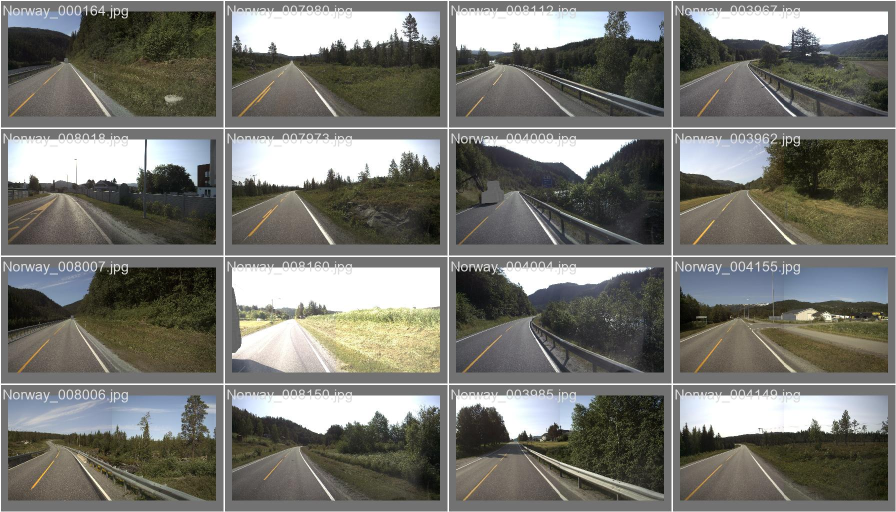
#> input picture Application Studio B coding/runs/detect/val-10/val_batch0_pred.jpg, 1792 x 1024 px (shown at 1/2 size)
$ python -i threshold.py   (imports and definitions only)
#> lines starting #> are read from the running program, lines starting #| are printed output that depends on the picture
#> further down, picture is the input picture: shape (1024, 1792, 3); mean B, G, R 112.4, 118.3, 118.4
"""Classical baseline detector: dark-blob contour detection.

Deliberately simple. It exists so the pipeline is provably end-to-end correct before any
model training happens, and so there is always a working baseline to benchmark against.
Shervin replaces/extends this with the trained detectors behind the same Detector protocol.
"""
from __future__ import annotations

import cv2
import numpy as np

from edgecv.contracts.detection import (
    BBox, Detection, DetectorInfo, severity_for,
)

VERSION = "1.0.0"


class ThresholdDetector:
    # min_area defaults well above any blurred-noise blob: fixture defects are
    # 12-30 px per side (area 144-900), so 60 leaves a safe margin without
    # letting stray 3-sigma noise pixels register as detections.
    def __init__(self, *, k: float = 3.0, min_area: int = 60,
                 blur_ksize: int = 5) -> None:
        self.k = k
        self.min_area = min_area
        self.blur_ksize = blur_ksize

    @property
    def info(self) -> DetectorInfo:
        return DetectorInfo(
            name="threshold", version=VERSION,
            params={"k": self.k, "min_area": self.min_area,
                    "blur_ksize": self.blur_ksize},
        )

    def detect(self, image: np.ndarray) -> list[Detection]:
        if image.ndim == 3:
            image = cv2.cvtColor(image, cv2.COLOR_BGR2GRAY)
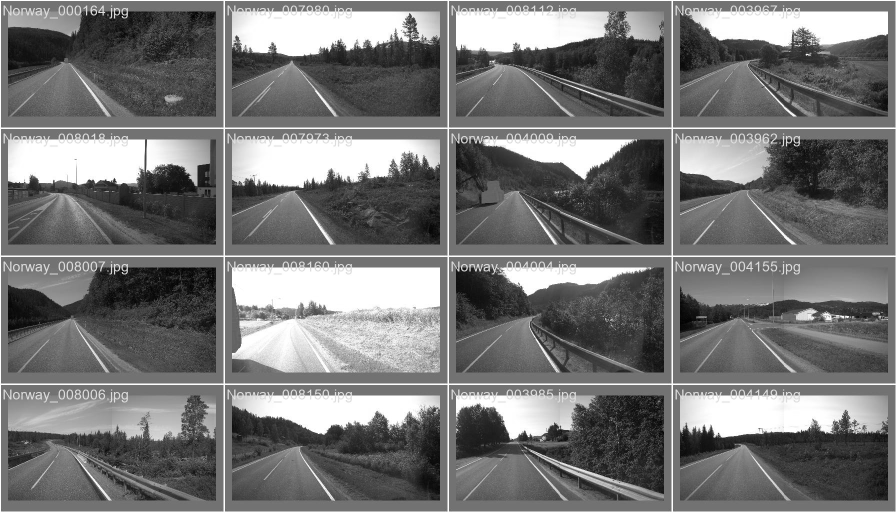
#> image: shape (1024, 1792) (shown at 1/2 size); min 0, max 255, mean 117.6

        blurred = cv2.GaussianBlur(image, (self.blur_ksize, self.blur_ksize), 0)
        mean, std = float(blurred.mean()), float(blurred.std())
#> mean = 117.6; std = 66.42
        # Flag pixels k standard deviations DARKER than the frame mean.
        cutoff = max(0.0, mean - self.k * std)
#> cutoff = 0
        _used, mask = cv2.threshold(blurred, cutoff, 255, cv2.THRESH_BINARY_INV)
#> mask: shape (1024, 1792); every value is 0

        contours, _hierarchy = cv2.findContours(
            mask.astype(np.uint8), cv2.RETR_EXTERNAL, cv2.CHAIN_APPROX_SIMPLE
        )
#> contours = []

        height, width = image.shape[:2]
#> height = 1024; width = 1792
        detections: list[Detection] = []
        for contour in contours:
            x, y, w, h = cv2.boundingRect(contour)
            if w * h < self.min_area:
                continue
            bbox = BBox(x=int(x), y=int(y), w=int(w), h=int(h)).clamped(width, height)
            detections.append(Detection(
                defect_class="pothole",
                confidence=min(1.0, (mean - float(blurred[y:y + h, x:x + w].mean()))
                               / max(std, 1e-6) / self.k),
                bbox=bbox,
                severity=severity_for(bbox.area),
            ))
#> this loop made 0 passes
#> after the loop, detections = []
        return detections

>>> import cv2
>>> picture = cv2.imread('../../../Application Studio B coding/runs/detect/val-10/val_batch0_pred.jpg')
>>> result = ThresholdDetector().detect(picture)
#> result = []

$ run again, on Application Studio B coding/runs/detect/val-10/val_batch1_pred.jpg
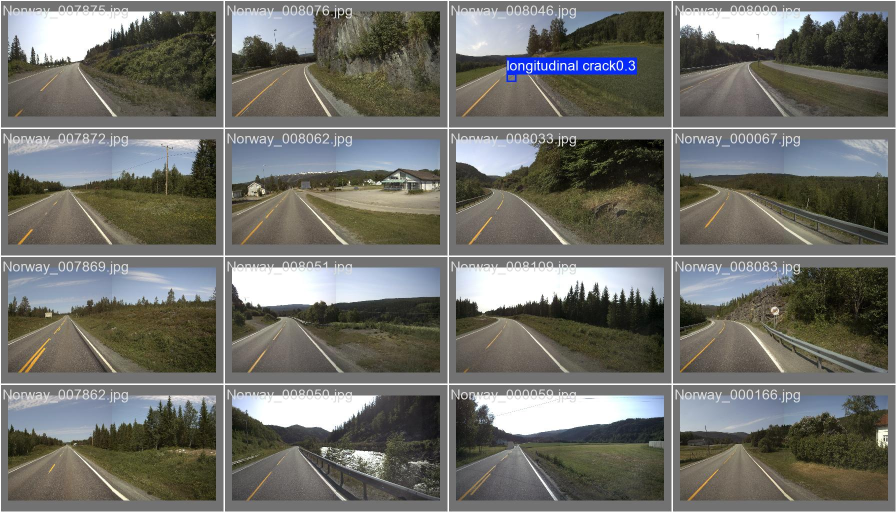
#> input picture Application Studio B coding/runs/detect/val-10/val_batch1_pred.jpg, 1792 x 1024 px (shown at 1/2 size)
#> picture is the input picture: shape (1024, 1792, 3); mean B, G, R 106, 111.6, 111.6
#> in detect, `image = cv2.cvtColor(image, cv2.COLOR_BGR2GRAY)`:
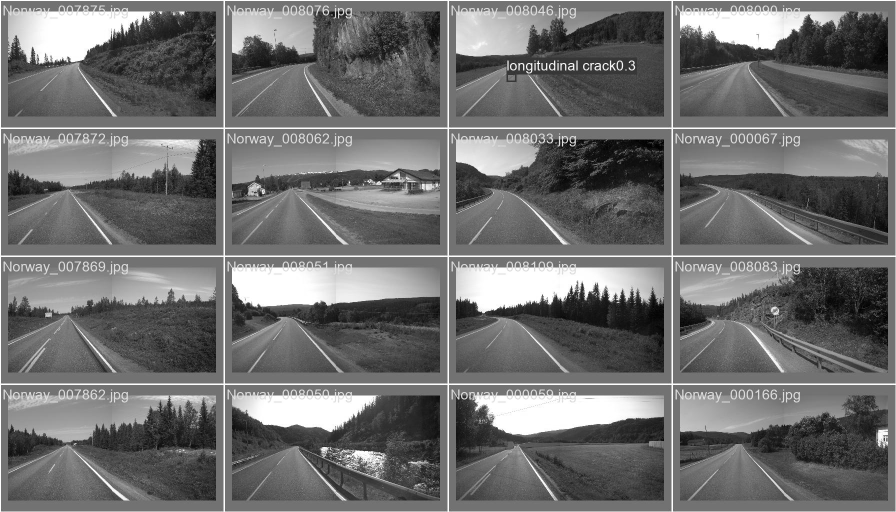
#> image: shape (1024, 1792) (shown at 1/2 size); min 0, max 255, mean 111
#> mean = 110.9; std = 55.15
#> cutoff = 0
#> mask: shape (1024, 1792); every value is 0
#> contours = []

$ run again, on Application Studio B coding/runs/detect/val-10/val_batch2_pred.jpg
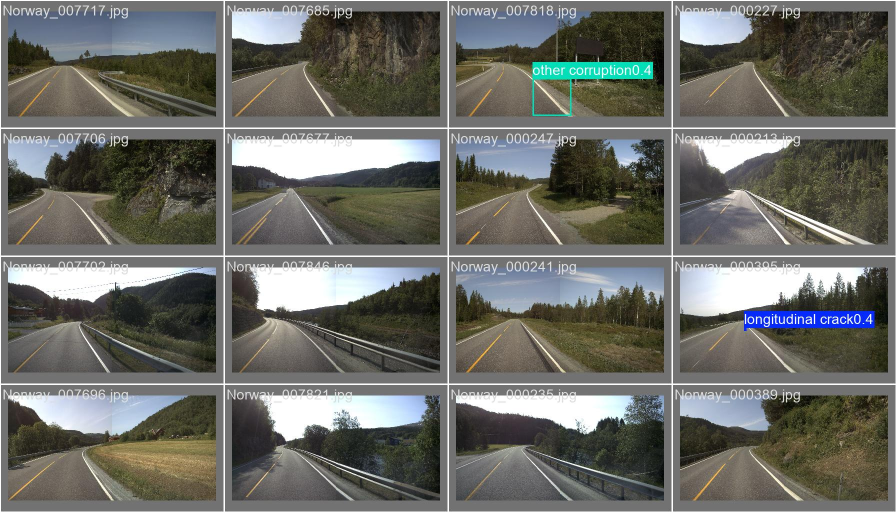
#> input picture Application Studio B coding/runs/detect/val-10/val_batch2_pred.jpg, 1792 x 1024 px (shown at 1/2 size)
#> picture is the input picture: shape (1024, 1792, 3); mean B, G, R 103, 108.5, 107.7
#> in detect, `image = cv2.cvtColor(image, cv2.COLOR_BGR2GRAY)`:
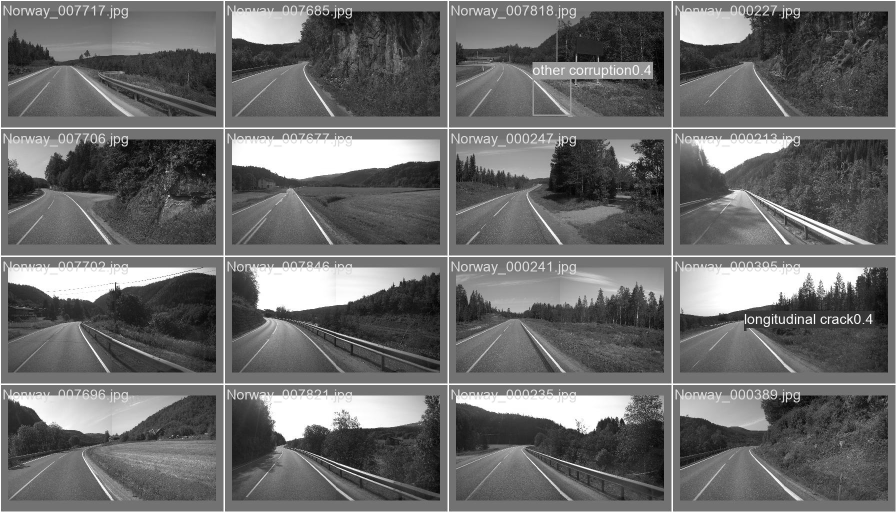
#> image: shape (1024, 1792) (shown at 1/2 size); min 0, max 255, mean 107.6
#> mean = 107.5; std = 57.24
#> cutoff = 0
#> mask: shape (1024, 1792); every value is 0
#> contours = []
